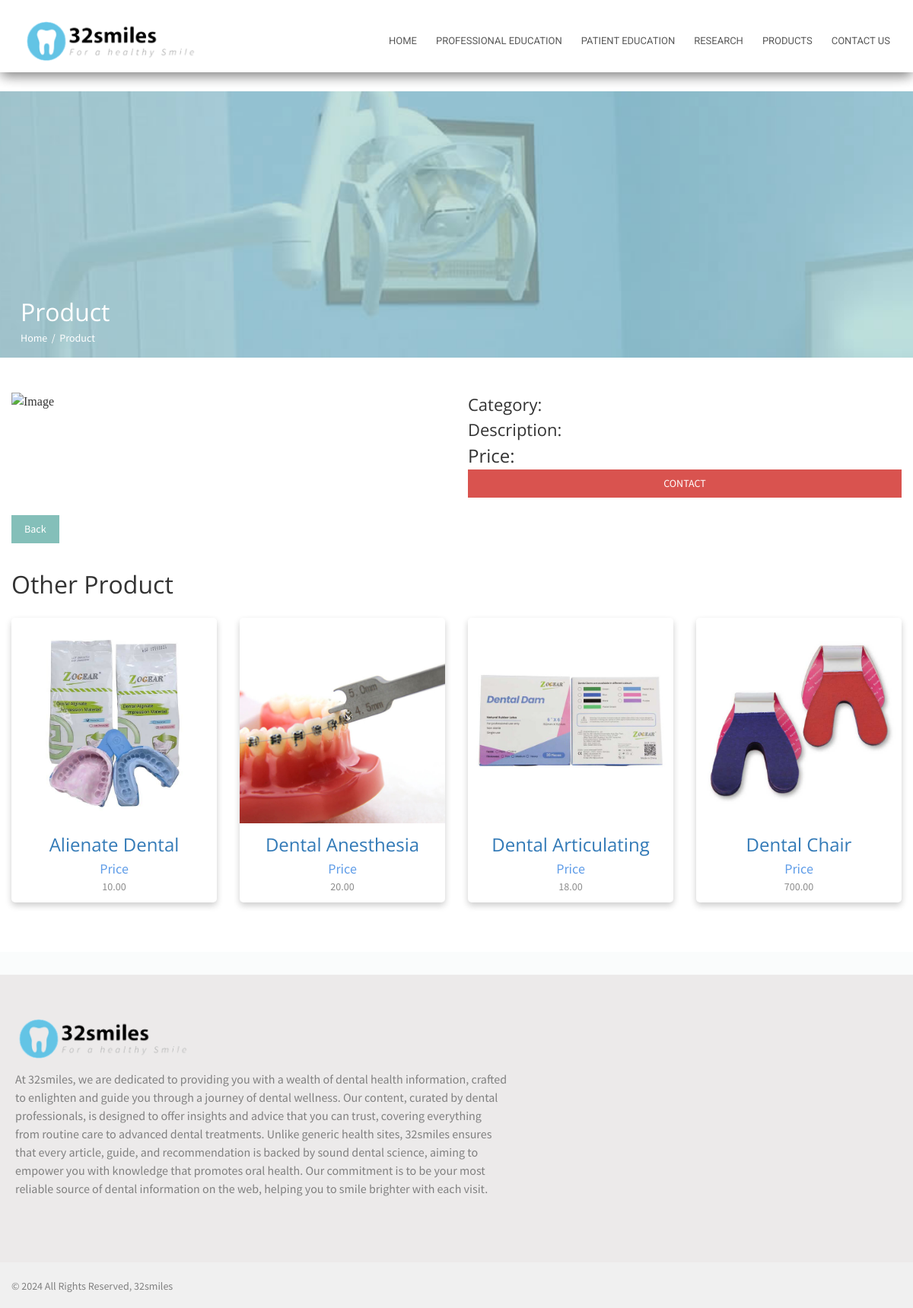
The app's page /product/show-detail.php with its own data.
### tables this page shows
CREATE TABLE `category` (
  `category_id` int(11) NOT NULL,
  `parent_id` int(11) NOT NULL DEFAULT 0,
  `category_name` varchar(30) DEFAULT NULL,
  `category_description` text DEFAULT NULL,
  `category_is_deleted` tinyint(1) DEFAULT 0,
  CHECK (category_is_deleted BETWEEN 0 AND 1)
);

CREATE TABLE `media` (
  `media_id` int(11) NOT NULL,
  `media_type` varchar(50) DEFAULT NULL,
  `media_path` varchar(255) DEFAULT NULL,
  `media_text` text DEFAULT NULL,
  `media_created_at` timestamp NOT NULL DEFAULT current_timestamp(),
  `media_updated_at` timestamp NOT NULL DEFAULT current_timestamp() ON UPDATE current_timestamp(),
  `media_is_deleted` tinyint(1) DEFAULT 0,
  CHECK (media_is_deleted BETWEEN 0 AND 1)
);

CREATE TABLE `products` (
  `product_id` int(11) NOT NULL,
  `category_id` int(11) DEFAULT NULL,
  `product_name` text DEFAULT NULL,
  `product_description` text DEFAULT NULL,
  `product_price` decimal(10,2) DEFAULT NULL,
  `product_updated_at` timestamp NOT NULL DEFAULT current_timestamp() ON UPDATE current_timestamp(),
  `product_created_at` timestamp NOT NULL DEFAULT current_timestamp(),
  `product_is_deleted` tinyint(1) DEFAULT 0,
  CHECK (product_is_deleted BETWEEN 0 AND 1)
);

### function.php (called while the page is built, shortened)
<?php
function getProductOther($id){
    global $conn;
    $sql = "SELECT *
            FROM category
            JOIN products ON category.category_id = products.category_id
            JOIN itemmedia ON products.product_id = itemmedia.item_id
            JOIN media ON itemmedia.media_id = media.media_id
            WHERE item_type = 'product' AND product_is_deleted = 0 AND product_id != ?";
    $stmt = $conn->prepare($sql);
    $stmt->bind_param("d", $id);
    $stmt->execute();
    $result = $stmt->get_result();
    return $result->fetch_all(MYSQLI_ASSOC);
}
function convertImagePath($dbPath) {
    $newPath = str_replace('../../', '../', $dbPath);
    return $newPath;
}

### product/show-detail.php (the view, shortened to what this page needs)
<?php
require_once ('../function.php');
$id = intval($_GET['id'] ?? '');
$row = $id ? getProduct($id) : [];
$productShows = getProductOther($id);
?>
<!DOCTYPE html>
<html lang="en-US" class="no-js">
<head>
    <link rel="stylesheet" href="../css/bootstrap.min.css">
    <link rel="stylesheet" href="../css/styles.css">
    <link rel="stylesheet" href="../fonts/font-awesome/css/font-awesome.min.css">
</head>
<body>
<div class="wrapper">
    <div class="header">
        <div class="navbar">
            <nav id="mainNav" class="navbar navbar-default navbar-fixed-top">
                <div class="container">
                    <div class="navbar-header">
                        <a
                                class="navbar-brand"
                                href="/eProject-32smiles"
                        >
                            <div class="logo-brand">
                                <img src="../img/img-page/logo.png" alt=""/></div
                            >
                        </a>
                    </div>
                    <div
                            class="collapse navbar-collapse"
                            id="bs-example-navbar-collapse-1"
                    >
                        <ul class="nav navbar-nav navbar-right">
                            <li><a href="/eProject-32smiles">HOME</a></li>
                            <li><a href="/professional-education">PROFESSIONAL EDUCATION</a></li>
                            <li><a href="/patient-education">PATIENT EDUCATION</a></li>
                            <li><a href="/research">RESEARCH</a></li>
                            <li><a href="/product">PRODUCTS</a></li>
                            <li><a href="/contact-us">CONTACT US</a></li>
                        </ul>
                    </div>
                </div>
            </nav>
        </div>
        <nav id="mainNav" class="navbar navbar-default navbar-fixed-top">
            <div class="container">
                <div class="navbar-header">
                    <a
                            class="navbar-brand"
                            href="../../eProject-32smiles"
                    >
                        <div class="logo-brand">
                            <img src="../img/img-page/logo.png" alt=""/></div
                        >
                    </a>
                </div>
                <div
                        class="collapse navbar-collapse"
                        id="bs-example-navbar-collapse-1"
                >
                    <ul class="nav navbar-nav navbar-right">
                        <li><a href="../../eProject-32smiles">HOME</a></li>
                        <li><a href="../professional-education">PROFESSIONAL EDUCATION</a></li>
                        <li><a href="../patient-education">PATIENT EDUCATION</a></li>
                        <li><a href="../research">RESEARCH</a></li>
                        <li><a href="../product">PRODUCTS</a></li>
                        <li><a href="../contact-us">CONTACT US</a></li>
                    </ul>
                </div>
            </div>
        </nav>
    </div>
</div>
<div class="pages-header">
    <div class="section-heading">
        <div class="section">
            <div class="span-title">
                <h1>Product</h1>
                <div class="page-map">
                    <p>Home &nbsp;/&nbsp; Product</p>
                </div>
            </div>
        </div>
    </div>
</div>
<div class="main">
    <div class="section">
        <div class="row">
            <div class="col-md-6">
                <img src="<?= convertImagePath($row['media_path']) ?>" alt="Image" style="width: 100%">
            </div>
            <div class="col-md-6">
                <div class="content_product">
                    <h5>Category:</h5>
                    <h5>Description:</h5>
                    <h4>Price: <?= $row['product_price'] ?></h4>
                    <button class="btn btn-danger" style="width: 100%">CONTACT</button>
                </div>
            </div>
        </div>
        <a href="../product" class="btn btn-primary btn-back-product">Back</a>
    </div>
    <div class="section">
        <h1>Other Product</h1>
        <div class="row">
            <?php $count = 0; foreach($productShows as $row) { $count++;?>
                <a href="show-detail.php?id=<?= $row['product_id']?>">
                    <div class="col-sm-3 col-md-3 card-col">
                        <div class="card">
                            <img src="<?= convertImagePath($row['media_path']) ?>" alt="Image" style="width:100%">
                            <div class="box-card">
                                <h4><b><?= $row['product_name'] ?></b></h4>
                                <h6>Price</h6>
                                <p><?= $row['product_price'] ?></p>
                            </div>
                        </div>
                    </div>
                </a>
                <?php if($count == 4){break;} } ?>
        </div>
    </div>
</div>
<div class="footer">
    <div class="main">
        <div class="row" style="background-color: #eceaea">
            <div class="col-md-7 footer-info">
                <div class="about-footer">
                    <div class="logo-brand">
                        <img src="../img/img-page/logo.png" alt=""/>
                    </div>
                    <p>
                        At 32smiles, we are dedicated to providing you with a wealth of dental health information,
                        crafted to enlighten and guide you through a journey of dental wellness. Our content, curated by
                        dental professionals, is designed to offer insights and advice that you can trust, covering
                        everything from routine care to advanced dental treatments. Unlike generic health sites,
                        32smiles ensures that every article, guide, and recommendation is backed by sound dental
                        science, aiming to empower you with knowledge that promotes oral health. Our commitment is to be
                        your most reliable source of dental information on the web, helping you to smile brighter with
                        each visit.
                    </p>
                </div>
            </div>
        </div>
        <div class="bottom-footer">
            <div class="main">
                <div class="section">
                    <div class="column-left">
                        <p>© 2024 All Rights Reserved, 32smiles</p>
                    </div>
                </div>
            </div>
        </div>
    </div>
</div>
</body>
</html>

### records on screen
category: media.media_path (picture), products.product_name "Alienate Dental", products.product_price "10.00", products.product_name "Dental Anesthesia", products.product_price "20.00", products.product_name "Dental Articulating", products.product_price "18.00", products.product_name "Dental Chair", products.product_price "700.00"
